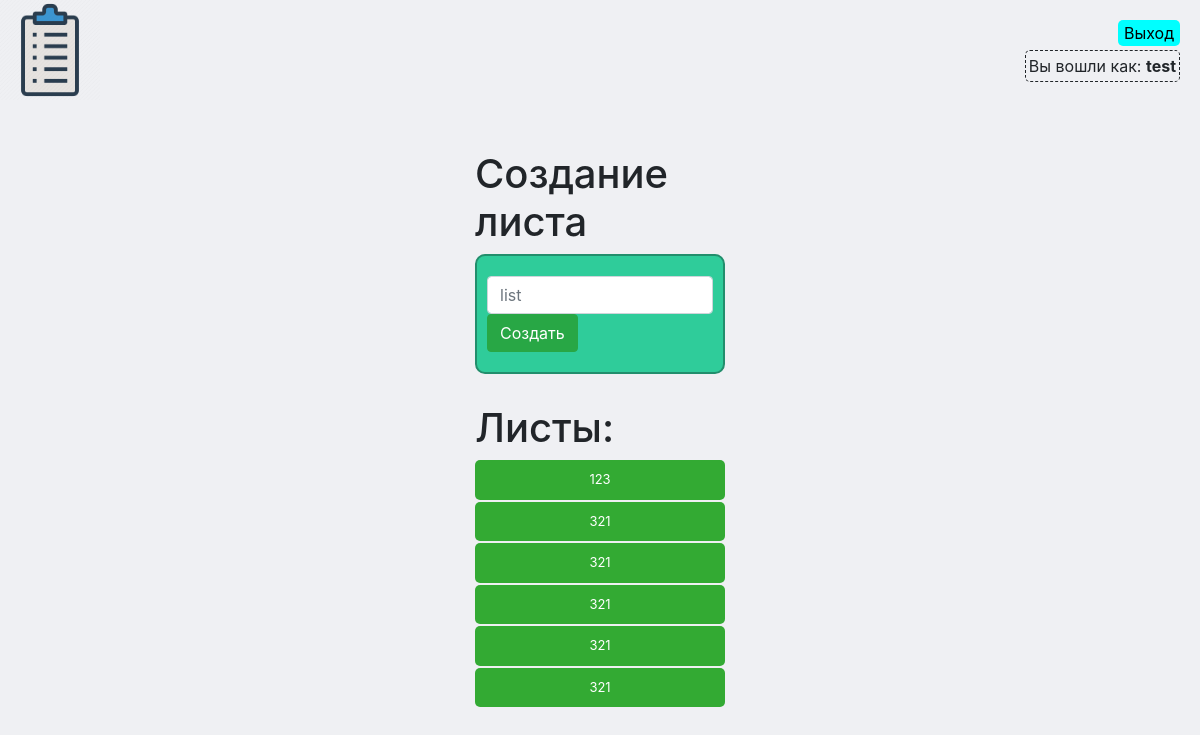
The app's page /index.php (signed in), older data.
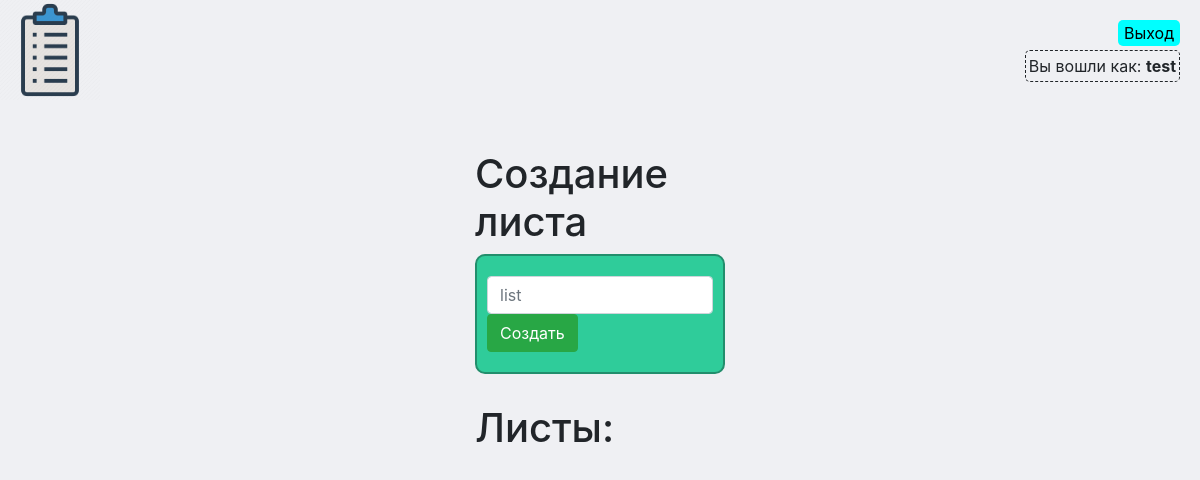
The same page, newer data.
### tables this page shows
CREATE TABLE `list_to_user` (
  `user` int(11) DEFAULT NULL,
  `list` int(11) DEFAULT NULL,
  `access` smallint(6) DEFAULT NULL,
  KEY `user` (`user`),
  KEY `list` (`list`),
  CONSTRAINT `list_to_user_ibfk_1` FOREIGN KEY (`user`) REFERENCES `user` (`user_id`) ON DELETE SET NULL ON UPDATE CASCADE,
  CONSTRAINT `list_to_user_ibfk_2` FOREIGN KEY (`list`) REFERENCES `list` (`id`) ON DELETE SET NULL ON UPDATE CASCADE
);

CREATE TABLE `list` (
  `name` varchar(255) DEFAULT NULL,
  `id` int(11) NOT NULL AUTO_INCREMENT,
  PRIMARY KEY (`id`)
);

CREATE TABLE `user` (
  `user_id` int(11) NOT NULL AUTO_INCREMENT,
  `name` varchar(255) DEFAULT NULL,
  `email` varchar(255) NOT NULL,
  `login` varchar(255) NOT NULL,
  `password` varchar(255) NOT NULL,
  PRIMARY KEY (`user_id`),
  KEY `user_id` (`user_id`)
);

### index.php (the view, shortened to what this page needs)
<!DOCTYPE html>
<html lang="ru">
<head>
  <link rel="stylesheet" href="css/style_index.css">
  <link rel="stylesheet" href="https://stackpath.bootstrapcdn.com/bootstrap/4.3.1/css/bootstrap.min.css">
</head>
<body>
    <header><a href ="/index.php"><img src ="logo/logo.png" width="100" height="100" alt ="logo"></a></header>
  <div class="container">
    <?php
      require 'configDB.php';
      echo '<ul>';
      $user = $_SESSION['id'];
      echo '
    <h1>Создание листа</h1>
    <form action="/add_list.php?user='.$user.'" method="post" class="input">
      <input type="text" name="list" id="list" placeholder="list" class="form-control" autocomplete="off">
      <button type="submit" name="createList" class="btn btn-success">Создать</button>
    </form>';
      $userlists = $pdo->query('SELECT `list` FROM `list_to_user` WHERE `user` ='.$user.'');
      echo '<div id="lists"><h1>Листы:</h1>';
      while($listid = $userlists->fetch(PDO::FETCH_OBJ)){
        $list = $pdo->query('SELECT * FROM `list` WHERE `id` ='.$listid->list.'');
        $list = $list->fetch(PDO::FETCH_OBJ);
        echo ' <a href="/list.php?list='.$list->id.'"><button>'.$list->name.'</button></a>';
      }
      echo '</div>';
      echo '</ul>';
      $user_name = $pdo->query('SELECT `login` FROM `user` WHERE `user_id`='.$user.'')->fetch(PDO::FETCH_OBJ)->login;
      echo '
      <a href="/logout.php"> <button id="quit"> Выход </button></a>
      <div id="name">Вы вошли как: <strong>'.$user_name.'</strong></div>
      ';
      ?>
  </div>
</body>
</html>

### css/style_index.css (style rules this page uses)
body { background-color: #EFF0F3!important }
.container { margin-top: 50px; width: 25%!important; }
.input { background: #2FCC9A; border: 2px solid #228e6c; border-radius: 10px; padding: 20px 10px; margin-bottom: 20px; }
ul { padding: 0 10px!important; }
#lists { position: relative; top: 10px; left: 0px; z-index: 1; }
#quit { position: absolute; top: 20px; right: 20px; background: aqua; border: 0; border-radius: 5px; display: block; }
#name { position: absolute; top: 50px; right: 20px; border: 1px; padding: 3px 3px; border-radius: 5px; border-style: dashed; display: block; }
#lists button { background: #33aa33; color: white; border: 0; padding: 10px 15px; font-size: 13px; border-radius: 5px; z-index: 2; white-space: pre-line; margin-top: 2px; display: block; width:100%; }

Row changes from the older to the newer data that the page shows:
removed list_to_user: list.name "123"
removed list_to_user: list.name "321"
removed list_to_user: list.name "321"
removed list_to_user: list.name "321"
removed list_to_user: list.name "321"
removed list_to_user: list.name "321"
